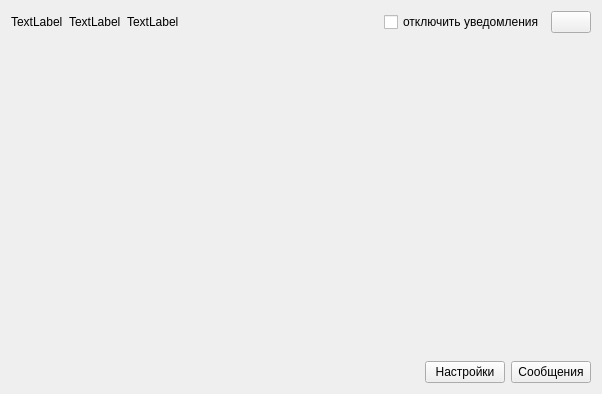
<?xml version="1.0" encoding="UTF-8"?>
<ui version="4.0">
 <class>PluginWidgetForm</class>
 <widget class="QWidget" name="PluginWidgetForm">
  <property name="geometry">
   <rect>
    <x>0</x>
    <y>0</y>
    <width>602</width>
    <height>394</height>
   </rect>
  </property>
  <property name="windowTitle">
   <string>Form</string>
  </property>
  <layout class="QVBoxLayout" name="verticalLayout_2">
   <item>
    <layout class="QVBoxLayout" name="verticalLayout">
     <item>
      <layout class="QHBoxLayout" name="horizontalLayout">
       <item>
        <widget class="QLabel" name="_pluginIcon">
         <property name="text">
          <string>TextLabel</string>
         </property>
        </widget>
       </item>
       <item>
        <widget class="QLabel" name="_pluginName">
         <property name="styleSheet">
          <string notr="true">font: 75 10pt &quot;MS Shell Dlg 2&quot;;</string>
         </property>
         <property name="text">
          <string>TextLabel</string>
         </property>
        </widget>
       </item>
       <item>
        <widget class="QLabel" name="_pluginVersion">
         <property name="styleSheet">
          <string notr="true">font: 75 10pt &quot;MS Shell Dlg 2&quot;;</string>
         </property>
         <property name="text">
          <string>TextLabel</string>
         </property>
        </widget>
       </item>
       <item>
        <spacer name="horizontalSpacer">
         <property name="orientation">
          <enum>Qt::Horizontal</enum>
         </property>
         <property name="sizeHint" stdset="0">
          <size>
           <width>40</width>
           <height>20</height>
          </size>
         </property>
        </spacer>
       </item>
       <item>
        <widget class="QCheckBox" name="checkBox">
         <property name="text">
          <string>отключить уведомления</string>
         </property>
        </widget>
       </item>
       <item>
        <widget class="QPushButton" name="_close">
         <property name="minimumSize">
          <size>
           <width>20</width>
           <height>20</height>
          </size>
         </property>
         <property name="text">
          <string/>
         </property>
        </widget>
       </item>
      </layout>
     </item>
     <item>
      <layout class="QVBoxLayout" name="_connectionIFacesLayout"/>
     </item>
     <item>
      <spacer name="verticalSpacer">
       <property name="orientation">
        <enum>Qt::Vertical</enum>
       </property>
       <property name="sizeHint" stdset="0">
        <size>
         <width>20</width>
         <height>40</height>
        </size>
       </property>
      </spacer>
     </item>
     <item>
      <layout class="QHBoxLayout" name="horizontalLayout_2">
       <item>
        <spacer name="horizontalSpacer_2">
         <property name="orientation">
          <enum>Qt::Horizontal</enum>
         </property>
         <property name="sizeHint" stdset="0">
          <size>
           <width>40</width>
           <height>20</height>
          </size>
         </property>
        </spacer>
       </item>
       <item>
        <widget class="QPushButton" name="_settings">
         <property name="text">
          <string>Настройки</string>
         </property>
        </widget>
       </item>
       <item>
        <widget class="QPushButton" name="_messages">
         <property name="text">
          <string>Сообщения</string>
         </property>
        </widget>
       </item>
      </layout>
     </item>
    </layout>
   </item>
  </layout>
 </widget>
 <resources/>
 <connections/>
</ui>
